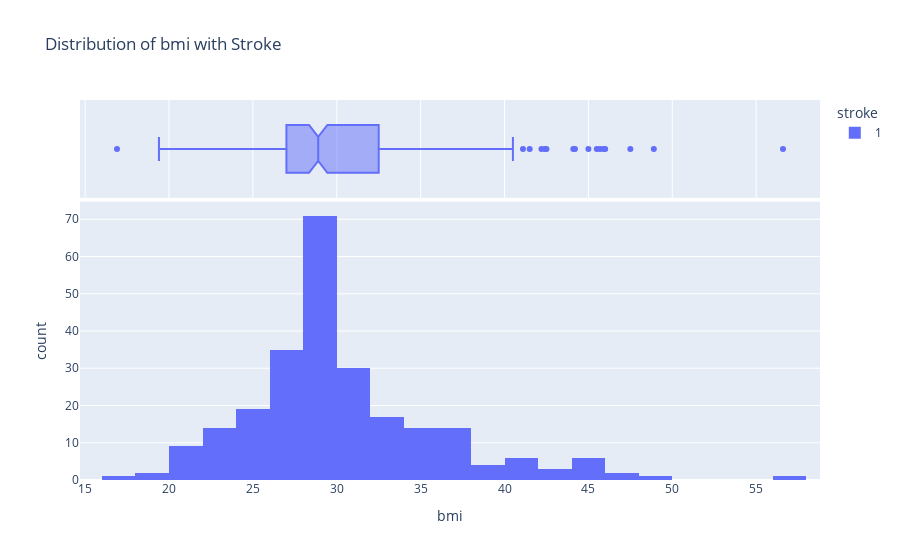

Write notebook code for a chart like this one.
### Code cell
fig = px.histogram(stroke, x='bmi', color='stroke', marginal='box', nbins=20, title='Distribution of bmi with Stroke')
fig.show()

### Figure 1 — Plotly figure (JSON) as saved in the notebook; plotly's stock layout.template omitted (floating-point values rounded to 4 significant figures; data arrays with more than 128 entries replaced by an {"elided": "..."} marker saying what was removed)
{"data": [{"alignmentgroup": "True", "bingroup": "x", "hovertemplate": "stroke=1<br>bmi=%{x}<br>count=%{y}<extra></extra>", "legendgroup": "1", "marker": {"color": "#636efa", "pattern": {"shape": ""}}, "name": "1", "nbinsx": 20, "offsetgroup": "1", "orientation": "v", "showlegend": true, "type": "histogram", "x": {"elided": "249 float values"}, "xaxis": "x", "yaxis": "y"}, {"alignmentgroup": "True", "hovertemplate": "stroke=1<br>bmi=%{x}<extra></extra>", "legendgroup": "1", "marker": {"color": "#636efa"}, "name": "1", "notched": true, "offsetgroup": "1", "showlegend": false, "type": "box", "x": {"elided": "249 float values"}, "xaxis": "x2", "yaxis": "y2"}], "layout": {"barmode": "relative", "legend": {"title": {"text": "stroke"}, "tracegroupgap": 0}, "title": {"text": "Distribution of bmi with Stroke"}, "xaxis": {"anchor": "y", "domain": [0, 1], "title": {"text": "bmi"}}, "xaxis2": {"anchor": "y2", "domain": [0, 1], "matches": "x", "showgrid": true, "showticklabels": false}, "yaxis": {"anchor": "x", "domain": [0, 0.7326], "title": {"text": "count"}}, "yaxis2": {"anchor": "x2", "domain": [0.7426, 1], "matches": "y2", "showgrid": false, "showline": false, "showticklabels": false, "ticks": ""}}}
